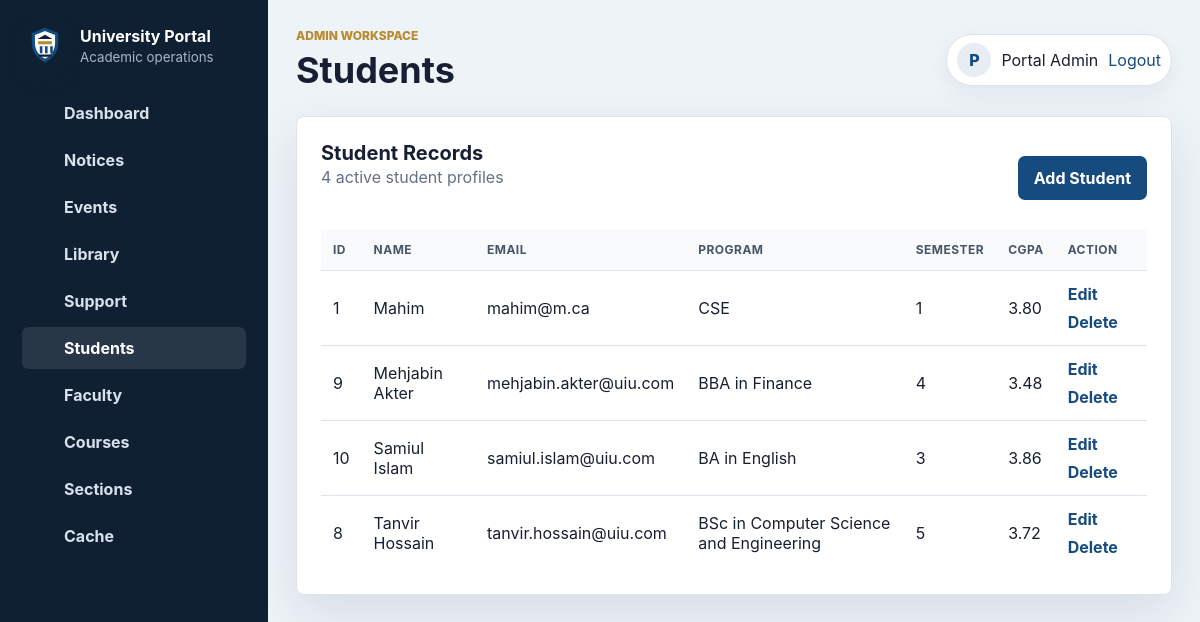
The page /student_list.php (signed in) on the database its author committed.
### tables this page shows
CREATE TABLE `students` (
  `student_id` int(11) NOT NULL AUTO_INCREMENT,
  `user_id` int(11) NOT NULL,
  `program` varchar(120) NOT NULL,
  `semester` int(11) NOT NULL,
  `cgpa` decimal(3,2) NOT NULL DEFAULT 0.00,
  PRIMARY KEY (`student_id`),
  KEY `idx_students_user_id` (`user_id`)
);

CREATE TABLE `users` (
  `user_id` int(11) NOT NULL AUTO_INCREMENT,
  `name` varchar(120) NOT NULL,
  `email` varchar(160) NOT NULL,
  `password` varchar(255) NOT NULL,
  `role` enum('admin','faculty','student') NOT NULL,
  PRIMARY KEY (`user_id`),
  UNIQUE KEY `email` (`email`)
);

### student_list.php (the view, shortened to what this page needs)
<?php
require_once __DIR__ . '/app.php';
$students = cached_fetch_all('student_list', 'SELECT students.student_id, users.name, users.email, students.program, students.semester, students.cgpa
    FROM students
    INNER JOIN users ON students.user_id = users.user_id
    ORDER BY users.name');
?>
<section class="panel">
    <div class="section-heading">
        <div>
            <h2>Student Records</h2>
            <p class="subtitle"><?php echo h(count($students)); ?> active student profiles</p>
        </div>
        <a class="btn" href="add_student.php">Add Student</a>
    </div>
    <div class="table-wrap">
        <table>
            <tr>
                <th>ID</th>
                <th>Name</th>
                <th>Email</th>
                <th>Program</th>
                <th>Semester</th>
                <th>CGPA</th>
                <th>Action</th>
            </tr>
            <?php foreach ($students as $student) { ?>
                <tr>
                    <td><?php echo h($student['student_id']); ?></td>
                    <td><?php echo h($student['name']); ?></td>
                    <td><?php echo h($student['email']); ?></td>
                    <td><?php echo h($student['program']); ?></td>
                    <td><?php echo h($student['semester']); ?></td>
                    <td><?php echo h($student['cgpa']); ?></td>
                    <td class="actions">
                        <a href="edit_student.php?id=<?php echo h($student['student_id']); ?>">Edit</a>
                        <a href="delete_student.php?id=<?php echo h($student['student_id']); ?>" onclick="return confirm('Delete this student?')">Delete</a>
                    </td>
                </tr>
            <?php } ?>
        </table>
    </div>
</section>

### style.css (style rules this page uses)
:root { --ink: #172033; --muted: #647084; --line: #dce3ec; --soft: #f5f7fb; --panel: #ffffff; --primary: #164b7f; --primary-strong: #0f355d; --accent: #b88a2d; --success: #1f7a55; --danger: #b42318; --shadow: 0 18px 48px rgba(23, 32, 51, .10); }
* { box-sizing: border-box; }
body { margin: 0; font-family: Inter, "Segoe UI", Arial, sans-serif; background: #eef3f8; color: var(--ink); }
a { color: var(--primary); text-decoration: none; }
.subtitle, .muted { color: var(--muted); }
.subtitle { margin: 0 0 24px; line-height: 1.6; }
.btn, button { display: inline-flex; align-items: center; justify-content: center; min-height: 44px; border: 0; border-radius: 7px; padding: 11px 16px; background: var(--primary); color: white; font-weight: 750; cursor: pointer; transition: transform .18s ease, background .18s ease, box-shadow .18s ease; }
.app-body { min-height: 100vh; }
.panel, .container { width: 100%; margin: 0 0 22px; padding: 24px; border: 1px solid var(--line); border-radius: 8px; background: white; box-shadow: var(--shadow); }
.section-heading { display: flex; justify-content: space-between; align-items: center; gap: 16px; margin-bottom: 14px; }
.section-heading h2 { margin: 0; font-size: 20px; }
.table-wrap { overflow-x: auto; }
table { width: 100%; border-collapse: collapse; }
th, td { padding: 13px 12px; border-bottom: 1px solid var(--line); text-align: left; vertical-align: middle; }
th { color: #475569; background: #f8fafc; font-size: 12px; letter-spacing: .04em; text-transform: uppercase; }
tr:last-child td { border-bottom: 0; }
.actions { display: flex; flex-wrap: wrap; gap: 8px; }
.actions a { font-weight: 750; }

### rows shown on the page
students: student_id "1", user.name "Mahim", user.email "mahim@m.ca", program "CSE", semester "1", cgpa "3.80"
students: student_id "9", user.name "Mehjabin Akter", user.email "mehjabin.akter@uiu.com", program "BBA in Finance", semester "4", cgpa "3.48"
students: student_id "10", user.name "Samiul Islam", user.email "samiul.islam@uiu.com", program "BA in English", semester "3", cgpa "3.86"
students: student_id "8", user.name "Tanvir Hossain", user.email "tanvir.hossain@uiu.com", program "BSc in Computer Science and Engineering", semester "5", cgpa "3.72"

### other values the page prints
$item[1] "Dashboard"
$item[1] "Notices"
$item[1] "Events"
$item[1] "Library"
$item[1] "Support"
$item[1] "Students"
$item[1] "Faculty"
$item[1] "Courses"
$item[1] "Sections"
$item[1] "Cache"
role_label($role) "ADMIN"
$title "Students"
$initials "P"
$name "Portal Admin"
count($students) "4"
